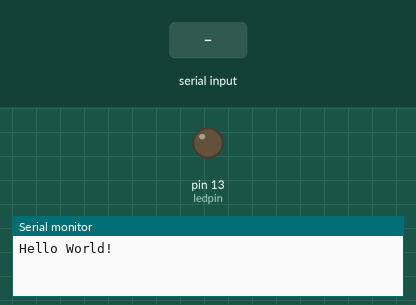
The sketch below on a simulated Arduino Uno, built with avr-gcc and run on an emulated ATmega328P. Shown: output pins drawn as LEDs (lit = HIGH), the last lines printed to the serial monitor. Inputs (shaded band) come from the test bench.

Above: at 1.2 s.
1.3 s: "R" received over Serial
At 2.4 s:
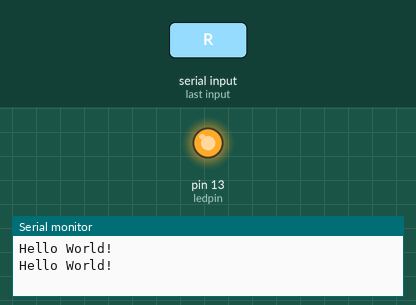
Timing chart, 0 to 4.3 s (numbered marks = the images above; inputs shaded):
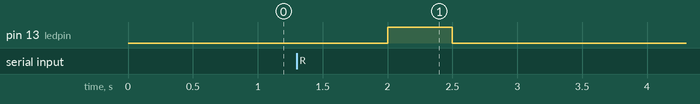

Measured:
- after the input at 1.3 s, pin 13 (ledpin): LOW → HIGH after 0.70 s, → LOW 0.50 s later

The sketch:

Leccion_1.ino
```cpp
/*

Leccion 1 - Hello World

Guia de Inicio Arduino Ultimate Kit de Rockits
2015 Derechos Reservados Rockits/Raul Goycoolea

*/

int val;// Define variable val

int ledpin=13;// Define digital interface 13

void setup()
{
  Serial.begin(9600);              // Establecer la velocdidad de la interface serie en 9600 bauds
  pinMode(ledpin,OUTPUT);          // Establecer el Pin digital 13 en modo de salida
}

void loop()

{
  val=Serial.read();               // Leer el comando o caracteres enviados desde la computadora al Arduino
  if(val=='R')                     // Determinar si el comando o caracter es una 'R°
  digitalWrite(ledpin,HIGH);       // Encender el LED en el pin digital 13
  delay(500);
  digitalWrite(ledpin,LOW);        // Apagar el LED en el pin digital 13
  delay(500);
  Serial.println("Hello World!");  // Enviar el texto "Hello World° a lac computadora por la interface Serial.


}
```
